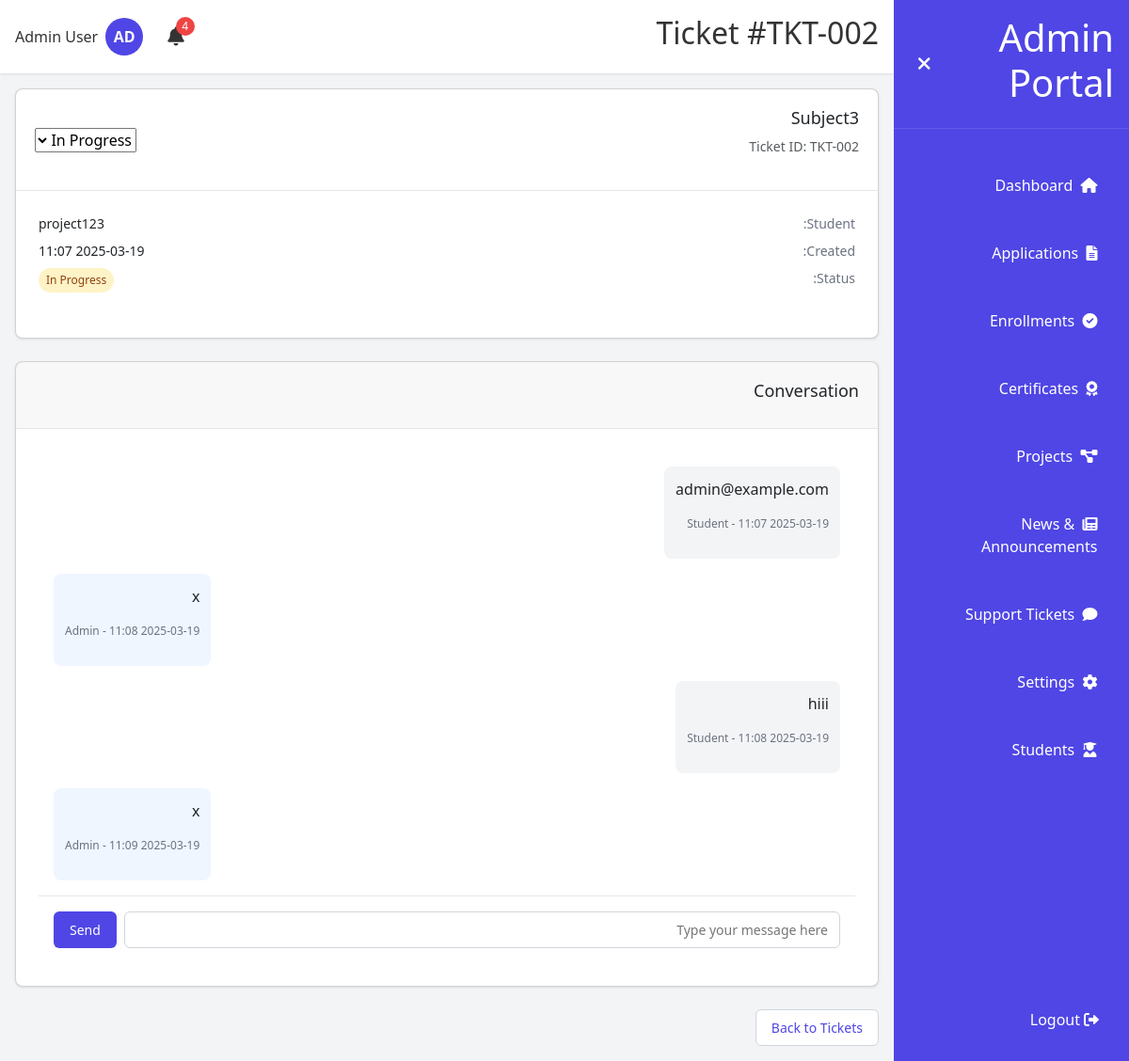
The page /admin/tickets/2 (signed in) on the database its author committed.
### models.py (models this page shows, shortened)
class Ticket(db.Model):
    __tablename__ = 'ticket'
    __table_args__ = {'extend_existing': True}
    id = db.Column(db.Integer, primary_key=True)
    ticket_id = db.Column(db.String(20), unique=True, nullable=False)
    user_id = db.Column(db.Integer, db.ForeignKey('user.id'), nullable=False)
    subject = db.Column(db.String(100), nullable=False)
    status = db.Column(db.String(20), default='Open')
    created_at = db.Column(db.DateTime, default=datetime.utcnow)
    messages = db.relationship('TicketMessage', backref='ticket', lazy=True, order_by='TicketMessage.created_at')

class User(db.Model, UserMixin):
    __tablename__ = 'user'
    __table_args__ = {'extend_existing': True}
    id = db.Column(db.Integer, primary_key=True)
    email = db.Column(db.String(120), unique=True, nullable=False)
    password_hash = db.Column(db.String(128), nullable=False)
    full_name = db.Column(db.String(100), nullable=False)
    phone = db.Column(db.String(20), nullable=True)
    nationality = db.Column(db.String(50), nullable=True)
    education = db.Column(db.String(50), nullable=True)
    role = db.Column(db.String(20), default='student')
    created_at = db.Column(db.DateTime, default=datetime.utcnow)
    applications = db.relationship('Application', backref='user', lazy=True)
    documents = db.relationship('Document', backref='user', lazy=True)
    certificates = db.relationship('Certificate', backref='user', lazy=True)
    tickets = db.relationship('Ticket', backref='user', lazy=True)
    notifications = db.relationship('Notification', backref='user', lazy=True)
    def is_admin(self):
        return self.role == 'admin'

class TicketMessage(db.Model):
    __tablename__ = 'ticket_message'
    __table_args__ = {'extend_existing': True}
    id = db.Column(db.Integer, primary_key=True)
    ticket_id = db.Column(db.Integer, db.ForeignKey('ticket.id'), nullable=False)
    sender = db.Column(db.String(20), nullable=False)
    message = db.Column(db.Text, nullable=False)
    created_at = db.Column(db.DateTime, default=datetime.utcnow)

### run.py (the view)
@app.route('/admin/tickets/<int:ticket_id>')
@login_required
def admin_ticket_detail(ticket_id):
    if not current_user.is_admin():
        return redirect(url_for('student_dashboard'))
    ticket = Ticket.query.get_or_404(ticket_id)
    return render_template('admin/ticket_detail.html', ticket=ticket)

### run.py (called while the page is built)
@login_manager.user_loader
def load_user(user_id):
    return User.query.get(int(user_id))

@app.template_filter('time_ago')
def time_ago_filter(time):
    now = datetime.utcnow()
    diff = now - time
    seconds = diff.total_seconds()
    if seconds < 60:
        return "just now"
    elif seconds < 3600:
        minutes = int(seconds / 60)
        return f"{minutes} minute{'s' if minutes > 1 else ''} ago"
    elif seconds < 86400:
        hours = int(seconds / 3600)
        return f"{hours} hour{'s' if hours > 1 else ''} ago"
    elif seconds < 604800:
        days = int(seconds / 86400)
        return f"{days} day{'s' if days > 1 else ''} ago"
    elif seconds < 2592000:
        weeks = int(seconds / 604800)
        return f"{weeks} week{'s' if weeks > 1 else ''} ago"
    else:
        return time.strftime("%Y-%m-%d")

@app.template_filter('slice')
def slice_filter(iterable, start, end=None):
    if end is None:
        return iterable[start:]
    return iterable[start:end]

@app.context_processor
def inject_now():
    return {'now': datetime.utcnow()}

@app.context_processor
def utility_processor():
    return {
        'now': datetime.now()
    }

### templates/admin/ticket_detail.html (shortened to what this page needs)
{% extends "admin_layout.html" %}
{% block page_title %}Ticket #{{ ticket.ticket_id }}{% endblock %}
{% block main_content %}
<div class="card mb-6">
    <div class="card-header-with-actions">
        <div>
            <h3>{{ ticket.subject }}</h3>
            <p class="text-muted">Ticket ID: {{ ticket.ticket_id }}</p>
        </div>
        <div>
            <select id="ticket-status" class="form-input ticket-status-select" data-id="{{ ticket.id }}">
                <option value="In Progress" {% if ticket.status == 'In Progress' %}selected{% endif %}>In Progress</option>
            </select>
        </div>
    </div>
    <div class="card-body">
        <div class="info-row">
            <span class="info-label">Student:</span>
            <span class="info-value">{{ ticket.user.full_name }}</span>
        </div>
        <div class="info-row">
            <span class="info-label">Created:</span>
            <span class="info-value">{{ ticket.created_at.strftime('%Y-%m-%d %H:%M') }}</span>
        </div>
        <div class="info-row mb-4">
            <span class="info-label">Status:</span>
            <span class="status-badge
                {% if ticket.status == 'Open' %}red
                {% elif ticket.status == 'In Progress' %}yellow
                {% elif ticket.status == 'Closed' %}green
                {% endif %}">
                {{ ticket.status }}
            </span>
        </div>
    </div>
</div>
<div class="card">
    <div class="card-header">
        <h3>Conversation</h3>
    </div>
    <div class="card-body p-0">
        <div class="chat-container">
            <div class="chat-messages">
                {% for message in ticket.messages %}
                    <div class="chat-message {% if message.sender == 'Admin' %}outgoing{% else %}incoming{% endif %}">
                        <div class="message-content">
                            <p>{{ message.message }}</p>
                            <p class="message-time">{{ message.created_at.strftime('%Y-%m-%d %H:%M') }} - {{ message.sender }}</p>
                        </div>
                    </div>
                {% endfor %}
            </div>
            {% if ticket.status != 'Closed' %}
                <form id="admin-reply-form" class="chat-form" data-ticket-id="{{ ticket.id }}">
                    <input type="text" id="admin-reply-message" placeholder="Type your message here" required>
                    <button type="submit" class="btn primary">Send</button>
                </form>
            {% else %}
                <div class="p-4 text-center border-t">
                    <p class="text-muted">This ticket is closed. Reopen it to reply.</p>
                </div>
            {% endif %}
        </div>
    </div>
</div>
<div class="form-actions mt-4">
    <a href="{{ url_for('admin_tickets') }}" class="btn outline">Back to Tickets</a>
</div>
{% endblock %}

### templates/admin_layout.html (shortened to what this page needs)
{% extends "base.html" %}
{% block content %}
<div class="dashboard-container">
    <div id="sidebar" class="sidebar">
        <div class="sidebar-header">
            <h1 id="sidebar-title">Admin Portal</h1>
            <button id="toggle-sidebar" class="btn-icon">
                <i class="fas fa-times"></i>
            </button>
        </div>
        <nav class="sidebar-nav">
            <ul class="nav-list">
                <li class="nav-item">
                    <a href="{{ url_for('admin_dashboard') }}" class="nav-link {% if request.endpoint == 'admin_dashboard' %}active{% endif %}">
                        <i class="fas fa-home"></i>
                        <span class="nav-text">Dashboard</span>
                    </a>
                </li>
                <li class="nav-item">
                    <a href="{{ url_for('admin_applications') }}" class="nav-link {% if request.endpoint == 'admin_applications' %}active{% endif %}" id="admin-applications-link">
                        <i class="fas fa-file-alt"></i>
                        <span class="nav-text">Applications</span>
                    </a>
                </li>
                <li class="nav-item">
                    <a href="{{ url_for('admin_enrollments') }}" class="nav-link {% if request.endpoint == 'admin_enrollments' %}active{% endif %}">
                        <i class="fas fa-check-circle"></i>
                        <span class="nav-text">Enrollments</span>
                    </a>
                </li>
                <li class="nav-item">
                    <a href="{{ url_for('admin_certificates') }}" class="nav-link {% if request.endpoint == 'admin_certificates' %}active{% endif %}">
                        <i class="fas fa-award"></i>
                        <span class="nav-text">Certificates</span>
                    </a>
                </li>
                <li class="nav-item">
                    <a href="{{ url_for('admin_projects') }}" class="nav-link {% if request.endpoint == 'admin_projects' %}active{% endif %}">
                        <i class="fas fa-project-diagram"></i>
                        <span class="nav-text">Projects</span>
                    </a>
                </li>
                <li class="nav-item">
                    <a href="{{ url_for('admin_news') }}" class="nav-link {% if request.endpoint == 'admin_news' %}active{% endif %}">
                        <i class="fas fa-newspaper"></i>
                        <span class="nav-text">News & Announcements</span>
                    </a>
                </li>
                <li class="nav-item">
                    <a href="{{ url_for('admin_tickets') }}" class="nav-link {% if request.endpoint == 'admin_tickets' %}active{% endif %}">
                        <i class="fas fa-comment"></i>
                        <span class="nav-text">Support Tickets</span>
                    </a>
                </li>
                <li class="nav-item">
                    <a href="{{ url_for('admin_settings') }}" class="nav-link {% if request.endpoint == 'admin_settings' %}active{% endif %}">
                        <i class="fas fa-cog"></i>
                        <span class="nav-text">Settings</span>
                    </a>
                </li>
                <li class="nav-item">
                    <a href="{{ url_for('admin_students') }}" class="nav-link {% if request.endpoint == 'admin_students' %}active{% endif %}">
                        <i class="fas fa-user-graduate"></i>
                        <span>Students</span>
                    </a>
                </li>
            </ul>
        </nav>
        <div class="logout-container">
            <a href="{{ url_for('logout') }}" class="nav-item">
                <i class="fas fa-sign-out-alt"></i>
                <span class="nav-text">Logout</span>
            </a>
        </div>
    </div>
    <div class="main-content">
        <header class="header">
            <div class="header-content">
                <h2 id="page-title">{% block page_title %}Dashboard{% endblock %}</h2>
                <div class="header-actions">
                    <div class="notification-container">
                        <button id="notification-btn" class="btn-icon">
                            <i class="fas fa-bell"></i>
                            {% set unread_notifications = current_user.notifications|selectattr('read', 'equalto', false)|list %}
                            {% if unread_notifications %}
                                <span id="notification-badge" class="notification-badge">{{ unread_notifications|length }}</span>
                            {% endif %}
                        </button>
                    </div>
                    <div class="user-container">
                        <div class="avatar">AD</div>
                        <span id="user-name" class="user-name">{{ current_user.full_name }}</span>
                    </div>
                </div>
            </div>
        </header>
        <main class="content">
            {% block main_content %}{% endblock %}
        </main>
    </div>
</div>
{% endblock %}

### rows shown on the page
Ticket: ticket_id "TKT-002", subject "Subject3", status+id "In Progress", created_at "2025-03-19 11:07", status "In Progress"
User: full_name "Admin User"
User: user.full_name "project123"
TicketMessage: message "admin@example.com", sender "Student"
TicketMessage: message "x", created_at "2025-03-19 11:08", sender "Admin"
TicketMessage: message "hiii", sender "Student"
TicketMessage: message "x", created_at "2025-03-19 11:09", sender "Admin"

### other values the page prints
{{ unread_notifications|length }} "4"
